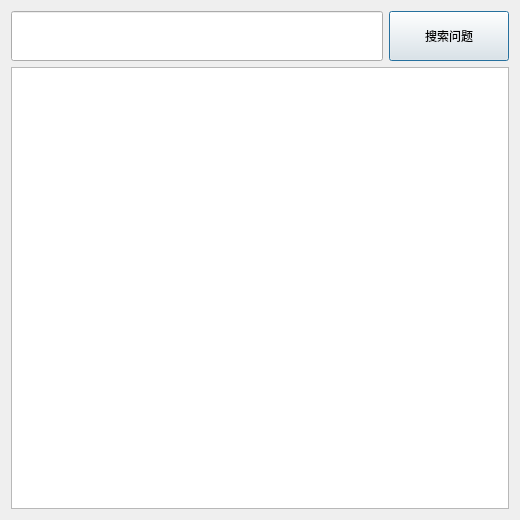
<?xml version="1.0" encoding="UTF-8"?>
<ui version="4.0">
 <class>SearchQuestion</class>
 <widget class="QDialog" name="SearchQuestion">
  <property name="geometry">
   <rect>
    <x>0</x>
    <y>0</y>
    <width>520</width>
    <height>520</height>
   </rect>
  </property>
  <property name="windowTitle">
   <string>Dialog</string>
  </property>
  <layout class="QGridLayout" name="gridLayout">
   <item row="0" column="0">
    <widget class="QLineEdit" name="lineEdit_search">
     <property name="minimumSize">
      <size>
       <width>0</width>
       <height>50</height>
      </size>
     </property>
     <property name="text">
      <string/>
     </property>
     <property name="alignment">
      <set>Qt::AlignCenter</set>
     </property>
    </widget>
   </item>
   <item row="0" column="1">
    <widget class="QPushButton" name="pushButton_search">
     <property name="minimumSize">
      <size>
       <width>120</width>
       <height>50</height>
      </size>
     </property>
     <property name="text">
      <string>搜索问题</string>
     </property>
    </widget>
   </item>
   <item row="1" column="0" colspan="2">
    <widget class="QTextBrowser" name="textBrowser"/>
   </item>
  </layout>
 </widget>
 <resources/>
 <connections/>
</ui>
